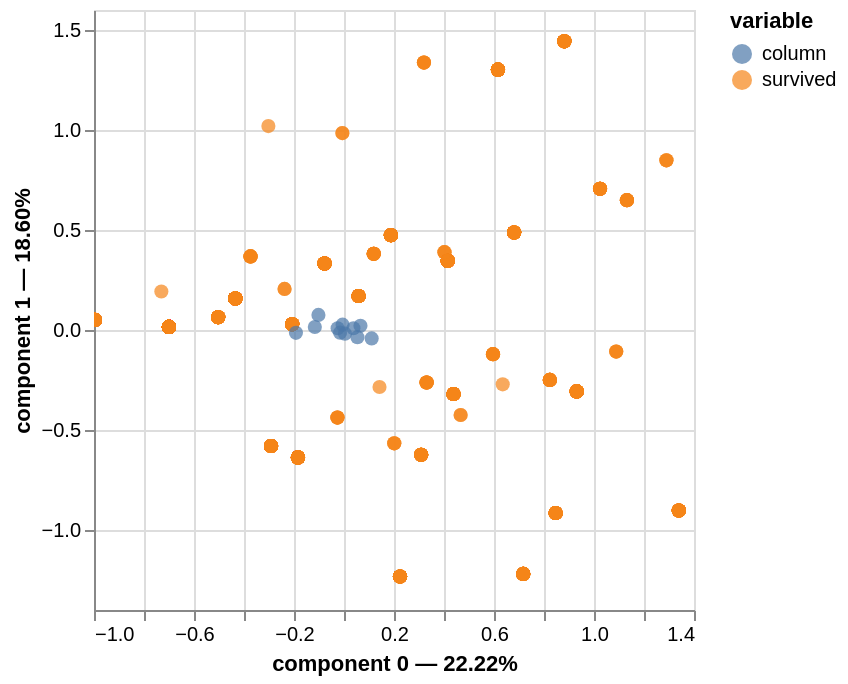

The cell this chart's notebook holds for it:
### Code cell
# %load solutions/pmca/plot_mca_prince.py
mca.plot(
    titanic_quali,
    x_component=0,
    y_component=1,
    show_column_markers=True,
    show_row_markers=True,
    show_column_labels=False,
    show_row_labels=False
)

### Figure 1 — Vega-Lite specification as saved in the notebook (floating-point values rounded to 4 significant figures; data arrays with more than 128 entries replaced by an {"elided": "..."} marker saying what was removed)
{"config": {"view": {"continuousWidth": 300, "continuousHeight": 300}}, "layer": [{"data": {"name": "data-a171cee69f80b5364da1c88c61915616"}, "mark": {"type": "circle", "size": 50}, "encoding": {"color": {"field": "variable", "type": "nominal"}, "tooltip": [{"field": "variable", "type": "nominal"}, {"field": "value", "type": "nominal"}, {"field": "component 0", "type": "quantitative"}, {"field": "component 1", "type": "quantitative"}], "x": {"axis": {"title": "component 0 — 22.22%"}, "field": "component 0", "scale": {"zero": false}, "type": "quantitative"}, "y": {"axis": {"title": "component 1 — 18.60%"}, "field": "component 1", "scale": {"zero": false}, "type": "quantitative"}}, "name": "view_2"}, {"data": {"name": "data-88e30de2580c1c05c2692edb4cad6dab"}, "mark": {"type": "circle", "size": 50}, "encoding": {"color": {"field": "variable", "type": "nominal"}, "tooltip": [{"field": "variable", "type": "nominal"}, {"field": "value", "type": "nominal"}, {"field": "component 0", "type": "quantitative"}, {"field": "component 1", "type": "quantitative"}], "x": {"axis": {"title": "component 0 — 22.22%"}, "field": "component 0", "scale": {"zero": false}, "type": "quantitative"}, "y": {"axis": {"title": "component 1 — 18.60%"}, "field": "component 1", "scale": {"zero": false}, "type": "quantitative"}}}], "params": [{"name": "param_2", "select": {"type": "interval", "encodings": ["x", "y"]}, "bind": "scales", "views": ["view_2"]}], "$schema": "https://vega.github.io/schema/vega-lite/v5.20.1.json", "datasets": {"data-a171cee69f80b5364da1c88c61915616": {"elided": "876 records"}, "data-88e30de2580c1c05c2692edb4cad6dab": [{"component 0": -0.1922, "component 1": -0.01435, "component 2": -0.04719, "component 3": -0.05701, "component 4": 0.01859, "component 5": 0.07183, "component 6": -0.01113, "component 7": 0.1682, "component 8": -0.1503, "component 9": -0.007441, "variable": "column", "value": "embarked__Cherbourg", "label": "embarked__Cherbourg"}, {"component 0": 0.1107, "component 1": -0.04208, "component 2": 0.01903, "component 3": 0.1277, "component 4": -0.03469, "component 5": -0.163, "component 6": -0.09714, "component 7": 0.1094, "component 8": -0.2635, "component 9": -0.1433, "variable": "column", "value": "embarked__Queenstown", "label": "embarked__Queenstown"}, {"component 0": 0.03767, "component 1": 0.008956, "component 2": 0.01024, "component 3": -0.0004052, "component 4": -0.0007167, "component 5": 0.00077, "component 6": 0.01482, "component 7": 0.1654, "component 8": -0.1205, "component 9": 0.008707, "variable": "column", "value": "embarked__Southampton", "label": "embarked__Southampton"}, {"component 0": -0.1023, "component 1": 0.07531, "component 2": -0.07763, "component 3": -0.1077, "component 4": -0.1135, "component 5": 0.002381, "component 6": 0.01508, "component 7": 0.2315, "component 8": -0.2135, "component 9": 0.07286, "variable": "column", "value": "class__First", "label": "class__First"}, {"component 0": -0.02542, "component 1": 0.008709, "component 2": 0.06257, "component 3": -0.07184, "component 4": 0.06067, "component 5": -0.005777, "component 6": 0.1715, "component 7": 0.1369, "component 8": -0.1521, "component 9": -0.008693, "variable": "column", "value": "class__Second", "label": "class__Second"}, {"component 0": 0.05362, "component 1": -0.03581, "component 2": 0.01077, "component 3": 0.07293, "component 4": 0.02702, "component 5": 0.00108, "component 6": -0.06921, "component 7": 0.1393, "component 8": -0.1016, "component 9": -0.04233, "variable": "column", "value": "class__Third", "label": "class__Third"}, {"component 0": -0.1167, "component 1": 0.01522, "component 2": -0.05844, "component 3": 0.02355, "component 4": 0.123, "component 5": -0.0904, "component 6": 0.1304, "component 7": 0.06144, "component 8": -0.208, "component 9": -0.03201, "variable": "column", "value": "who__child", "label": "who__child"}, {"component 0": -0.01565, "component 1": -0.01342, "component 2": 0.03643, "component 3": 0.0003858, "component 4": -0.01495, "component 5": 0.0155, "component 6": -0.05038, "component 7": 0.1862, "component 8": -0.116, "component 9": -0.001315, "variable": "column", "value": "who__man", "label": "who__man"}, {"component 0": 0.06587, "component 1": 0.0212, "component 2": -0.05227, "component 3": -0.007957, "component 4": -0.008855, "component 5": -0.002167, "component 6": 0.05712, "component 7": 0.143, "component 8": -0.1615, "component 9": -0.01271, "variable": "column", "value": "who__woman", "label": "who__woman"}, {"component 0": -0.005549, "component 1": 0.02682, "component 2": -0.02411, "component 3": 0.05079, "component 4": 0.04184, "component 5": 0.0541, "component 6": 0.009906, "component 7": 0.1006, "component 8": -0.1023, "component 9": 0.02006, "variable": "column", "value": "alone__False", "label": "alone__False"}, {"component 0": 0.003763, "component 1": -0.01819, "component 2": 0.01635, "component 3": -0.03445, "component 4": -0.02837, "component 5": -0.03669, "component 6": -0.006718, "component 7": 0.202, "component 8": -0.1636, "component 9": -0.0266, "variable": "column", "value": "alone__True", "label": "alone__True"}]}}
